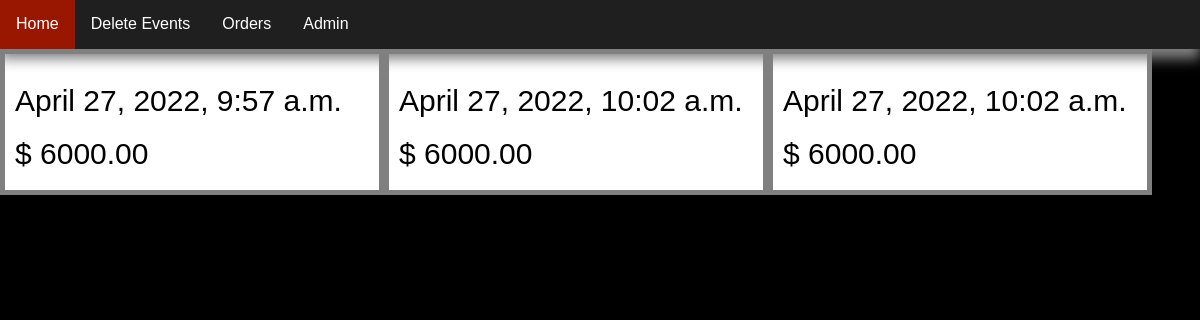
Page /tillview on the committed database.
### app/models.py (models this page shows)
class closingTill(models.Model):
    date = models.DateTimeField(default=timezone.now)
    amount = models.DecimalField(max_digits=6, decimal_places=2)

### app/views.py (the view)
# urls.py: path('tillview', views.tillView,name='tillView'),
def tillView(request):
    tills = closingTill.objects.all()
    context = {'tills': tills}
    return render(request, "till.html", context)

### app/templates/till.html (shortened to what this page needs)
{% load static %}
<!DOCTYPE html>
<html lang="en-US">
  <head>
    <link rel="stylesheet" href="https://maxcdn.bootstrapcdn.com/bootstrap/3.4.1/css/bootstrap.min.css">
    <link rel="stylesheet" href="{% static 'admin.css' %}" />
    <link rel="stylesheet" href="https://cdnjs.cloudflare.com/ajax/libs/font-awesome/5.13.0/css/all.min.css"/>
  </head>
    <body>
      <nav class="sticky">
        <a href="{% url 'home' %}" title="Home">Home</a>
        <a href="{% url 'deleteEvent' %}">Delete Events</a>
        <a href="{% url 'orderAdmin' %}">Orders</a>
        <a href="{% url 'admin' %}">Admin</a>
      </nav>
      <div class="main-content">
        {% for till in tills%}
          <div class="formBox">
              <div id="itemBox" class="{{item.type}}">
                <h2 class="itemName">{{till.date}}</h2>
                <h2 class="itemPrice">$ {{till.amount}}</h2>
              </div>
          </div>
        {% endfor %}
      </div>
    </body>
</html>

### app/static/admin.css (style rules this page uses)
body { margin: 0; padding: 0; font-size: 12px; line-height: 1.3; font-family: arial, sans-serif; color: black; background-color: black; min-width: 1023px; }
nav { overflow: hidden; background-color: #1f1f1f; font-family: Arial, Helvetica, sans-serif; margin: 0; padding: 0; box-shadow: 0px 10px 12px gray; }
nav a { float: left; font-size: 16px; color: white; text-align: center; padding: 14px 16px; text-decoration: none; }
.main-content { padding: 0; display: flex; }
.sticky { position: -webkit-sticky; position: sticky; top: 0; }
.formBox { width: 32vw; padding: 10px; border: 5px solid gray; margin: 0; font-size: 20px; line-height: 50px; background-color: white; }

### rows in the picture
closingTill: date "April 27, 2022, 9:57 a.m.", amount "6000.00"
closingTill: date "April 27, 2022, 10:02 a.m.", amount "6000.00"
closingTill: date "April 27, 2022, 10:02 a.m.", amount "6000.00"
